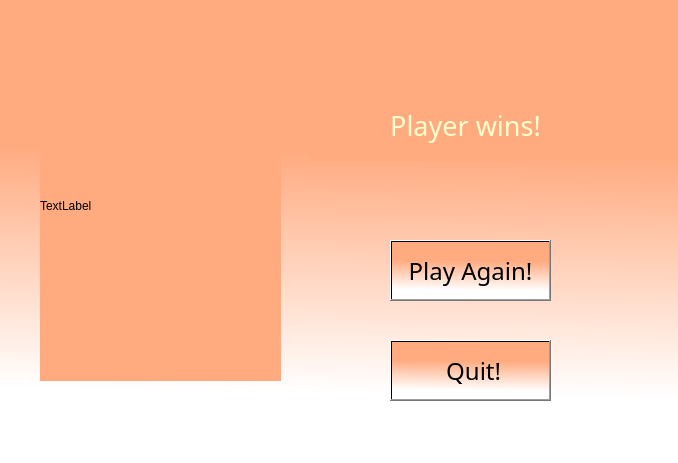
<?xml version="1.0" encoding="UTF-8"?>
<ui version="4.0">
 <class>ThirdDialog</class>
 <widget class="QDialog" name="ThirdDialog">
  <property name="geometry">
   <rect>
    <x>0</x>
    <y>0</y>
    <width>678</width>
    <height>463</height>
   </rect>
  </property>
  <property name="windowTitle">
   <string>Dialog</string>
  </property>
  <property name="styleSheet">
   <string notr="true">background-color: qlineargradient(spread:pad, x1:0.471364, y1:0.324, x2:0.455, y2:0.966, stop:0 rgba(255, 170, 127, 255), stop:0.818182 rgba(255, 255, 255, 255));</string>
  </property>
  <widget class="QLabel" name="winpic">
   <property name="geometry">
    <rect>
     <x>40</x>
     <y>30</y>
     <width>241</width>
     <height>351</height>
    </rect>
   </property>
   <property name="styleSheet">
    <string notr="true">background-color: rgb(255, 170, 127);</string>
   </property>
   <property name="text">
    <string>TextLabel</string>
   </property>
  </widget>
  <widget class="QLabel" name="winlabel">
   <property name="geometry">
    <rect>
     <x>310</x>
     <y>90</y>
     <width>311</width>
     <height>71</height>
    </rect>
   </property>
   <property name="font">
    <font>
     <family>Ravie</family>
     <pointsize>20</pointsize>
    </font>
   </property>
   <property name="styleSheet">
    <string notr="true">background-color: rgb(255, 170, 127);
color: rgb(255, 255, 205);</string>
   </property>
   <property name="text">
    <string>Player wins!</string>
   </property>
   <property name="alignment">
    <set>Qt::AlignCenter</set>
   </property>
  </widget>
  <widget class="QPushButton" name="playagain">
   <property name="geometry">
    <rect>
     <x>390</x>
     <y>240</y>
     <width>161</width>
     <height>61</height>
    </rect>
   </property>
   <property name="font">
    <font>
     <family>Forte</family>
     <pointsize>18</pointsize>
    </font>
   </property>
   <property name="text">
    <string>Play Again!</string>
   </property>
  </widget>
  <widget class="QPushButton" name="quit">
   <property name="geometry">
    <rect>
     <x>390</x>
     <y>340</y>
     <width>161</width>
     <height>61</height>
    </rect>
   </property>
   <property name="font">
    <font>
     <family>Forte</family>
     <pointsize>18</pointsize>
    </font>
   </property>
   <property name="text">
    <string> Quit!</string>
   </property>
  </widget>
 </widget>
 <resources/>
 <connections/>
</ui>
